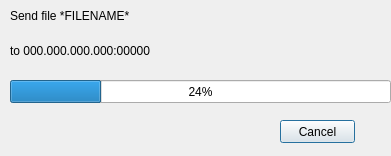
<?xml version="1.0" encoding="UTF-8"?>
<ui version="4.0">
 <class>SendProgressDialog</class>
 <widget class="QDialog" name="SendProgressDialog">
  <property name="geometry">
   <rect>
    <x>0</x>
    <y>0</y>
    <width>391</width>
    <height>156</height>
   </rect>
  </property>
  <property name="windowTitle">
   <string>Dialog</string>
  </property>
  <widget class="QLabel" name="labelIp">
   <property name="geometry">
    <rect>
     <x>10</x>
     <y>40</y>
     <width>341</width>
     <height>21</height>
    </rect>
   </property>
   <property name="text">
    <string>to 000.000.000.000:00000</string>
   </property>
  </widget>
  <widget class="QProgressBar" name="progressBar">
   <property name="geometry">
    <rect>
     <x>10</x>
     <y>80</y>
     <width>381</width>
     <height>23</height>
    </rect>
   </property>
   <property name="value">
    <number>24</number>
   </property>
  </widget>
  <widget class="QPushButton" name="pushButtonCancel">
   <property name="geometry">
    <rect>
     <x>280</x>
     <y>120</y>
     <width>75</width>
     <height>23</height>
    </rect>
   </property>
   <property name="text">
    <string>Cancel</string>
   </property>
  </widget>
  <widget class="QLabel" name="labelFilename">
   <property name="geometry">
    <rect>
     <x>10</x>
     <y>0</y>
     <width>341</width>
     <height>31</height>
    </rect>
   </property>
   <property name="text">
    <string>Send file *FILENAME*</string>
   </property>
  </widget>
 </widget>
 <resources/>
 <connections/>
</ui>
